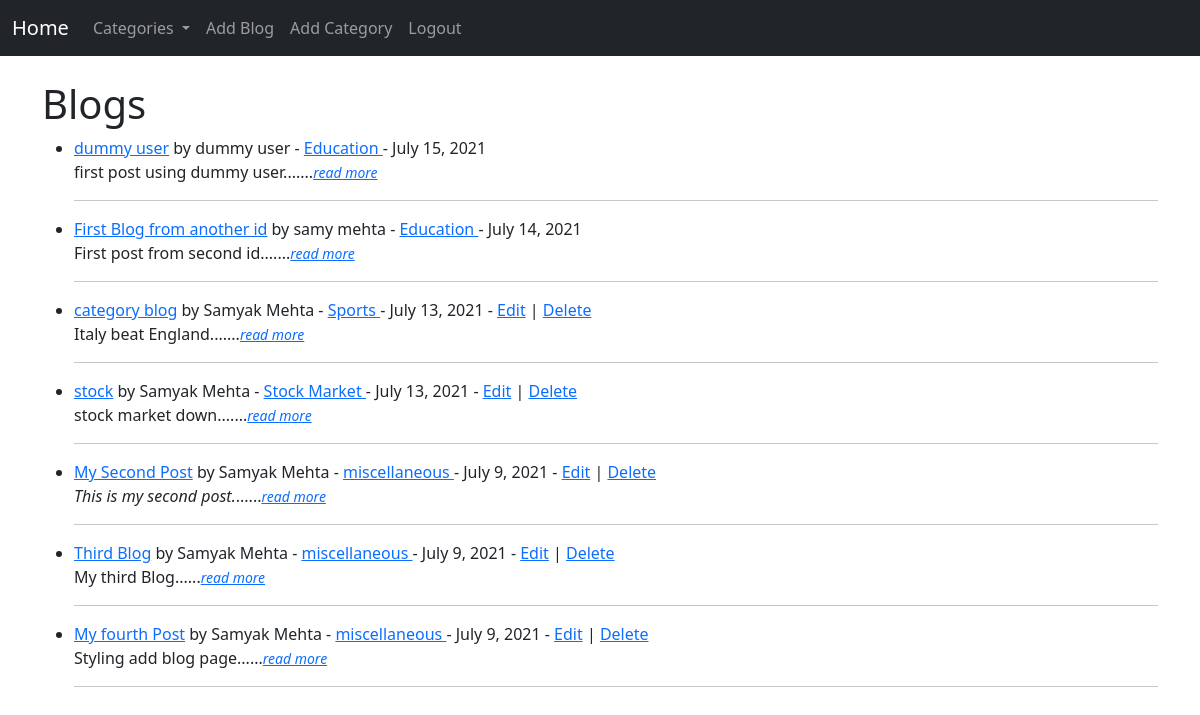
The app's page / (signed in) with its own data.
### WebBlogApp/models.py (models this page shows, shortened)
class Post(models.Model):
    title = models.CharField(max_length=255)
    title_tag = models.CharField(max_length=255)
    author = models.ForeignKey(User, on_delete=models.CASCADE)
    body = RichTextField(blank=True, null=True)
    date = models.DateField(auto_now_add=True)
    category = models.CharField(max_length=255, default = 'miscellaneous')
    likes = models.ManyToManyField(User, related_name="blog")

### WebBlogApp/views.py (the view)
# urls.py: path('',HomeView.as_view(),name="home"),
class HomeView(ListView):
    model = Post
    template_name = 'home.html'
    ordering = ['-date']
    def get_context_data(self, *args, **kwargs):
        cat_menu = Category.objects.all()
        context = super(HomeView, self).get_context_data(*args, **kwargs)
        context["cat_menu"]=cat_menu
        return context

### WebBlogApp/models.py (called while the page is built)
    def __str__(self):
        return self.name

### WebBlogApp/templates/home.html
{% extends 'base.html' %}
{% block content %}
<h1>Blogs</h1>
<ul>
{% for post in object_list %}
  <li> <a href = "{% url 'blog_detail' post.pk %}">{{post.title}}</a> by {{post.author.first_name}} {{post.author.last_name}} -
    <a href = "{% url 'category' post.category %}">{{post.category}} </a>
    - {{ post.date}}
       {% if user.is_authenticated %}
          {% if user.id == post.author.id %}
          - <a href = "{% url 'edit_blog' post.pk %}">Edit</a> |
          <a href = "{% url 'delete_blog' post.pk %}">Delete</a>
          {% endif %}
      {% endif %}
     <br/>{{post.body | slice:":200"| safe}}......<a href = "{% url 'blog_detail' post.pk %}"><small><i>read more</i></small></a>
  <hr>
</li>
{% endfor %}
</ul>
{% endblock %}

### records on screen
Post: title "dummy user", author.first_name "dummy", author.last_name "user", category "Education", date "July 15, 2021", body "first post using dummy user."
Post: title "First Blog from another id", author.first_name "samy", author.last_name "mehta", category "Education", date "July 14, 2021", body "First post from second id."
Post: title "category blog", author.first_name "Samyak", author.last_name "Mehta", category "Sports", date "July 13, 2021", shows "Edit", body "Italy beat England."
Post: title "stock", author.first_name "Samyak", author.last_name "Mehta", category "Stock Market", date "July 13, 2021", shows "Edit", body "stock market down."
Post: title "My Second Post", author.first_name "Samyak", author.last_name "Mehta", category "miscellaneous", date "July 9, 2021", shows "Edit", body "This is my second post."
Post: title "Third Blog", author.first_name "Samyak", author.last_name "Mehta", category "miscellaneous", date "July 9, 2021", shows "Edit", body "My third Blog"
Post: title "My fourth Post", author.first_name "Samyak", author.last_name "Mehta", category "miscellaneous", date "July 9, 2021", shows "Edit", body "Styling add blog page"
